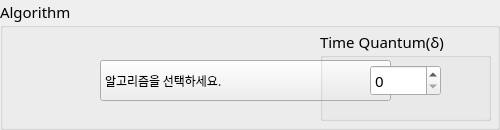
             <widget class="QGroupBox" name="gb_algorithm">
              <property name="enabled">
               <bool>true</bool>
              </property>
              <property name="font">
               <font>
                <family>LINE Seed Sans</family>
                <pointsize>11</pointsize>
               </font>
              </property>
              <property name="title">
               <string>Algorithm</string>
              </property>
              <widget class="QComboBox" name="cb_algorithm">
               <property name="enabled">
                <bool>true</bool>
               </property>
               <property name="geometry">
                <rect>
                 <x>100</x>
                 <y>60</y>
                 <width>291</width>
                 <height>41</height>
                </rect>
               </property>
               <property name="font">
                <font>
                 <family>LINE Seed Sans KR</family>
                 <pointsize>9</pointsize>
                </font>
               </property>
               <property name="cursor">
                <cursorShape>PointingHandCursor</cursorShape>
               </property>
               <property name="toolTip">
                <string>&lt;html&gt;&lt;head/&gt;&lt;body&gt;&lt;p&gt;프로세스 스케줄링을 위한 알고리즘을 선택합니다.&lt;/p&gt;&lt;/body&gt;&lt;/html&gt;</string>
               </property>
               <item>
                <property name="text">
                 <string>알고리즘을 선택하세요.</string>
                </property>
               </item>
               <item>
                <property name="text">
                 <string>FCFS</string>
                </property>
               </item>
               <item>
                <property name="text">
                 <string>RR</string>
                </property>
               </item>
               <item>
                <property name="text">
                 <string>SPN</string>
                </property>
               </item>
               <item>
                <property name="text">
                 <string>SRTN</string>
                </property>
               </item>
               <item>
                <property name="text">
                 <string>HRRN</string>
                </property>
               </item>
               <item>
                <property name="text">
                 <string>DRR(Dynamic Round Robin)</string>
                </property>
               </item>
              </widget>
              <widget class="QGroupBox" name="gb_Timeq">
               <property name="enabled">
                <bool>true</bool>
               </property>
               <property name="geometry">
                <rect>
                 <x>320</x>
                 <y>30</y>
                 <width>171</width>
                 <height>91</height>
                </rect>
               </property>
               <property name="font">
                <font>
                 <family>LINE Seed Sans</family>
                </font>
               </property>
               <property name="toolTip">
                <string>&lt;html&gt;&lt;head/&gt;&lt;body&gt;&lt;p&gt;RR에서 프로세스별로 얼마나 시간을 할당하는 지 선택합니다.&lt;/p&gt;&lt;/body&gt;&lt;/html&gt;</string>
               </property>
               <property name="title">
                <string>Time Quantum(δ)</string>
               </property>
               <widget class="QSpinBox" name="sb_Timeq">
                <property name="geometry">
                 <rect>
                  <x>50</x>
                  <y>35</y>
                  <width>71</width>
                  <height>31</height>
                 </rect>
                </property>
                <property name="font">
                 <font>
                  <family>LINE Seed Sans</family>
                 </font>
                </property>
               </widget>
              </widget>
             </widget>
